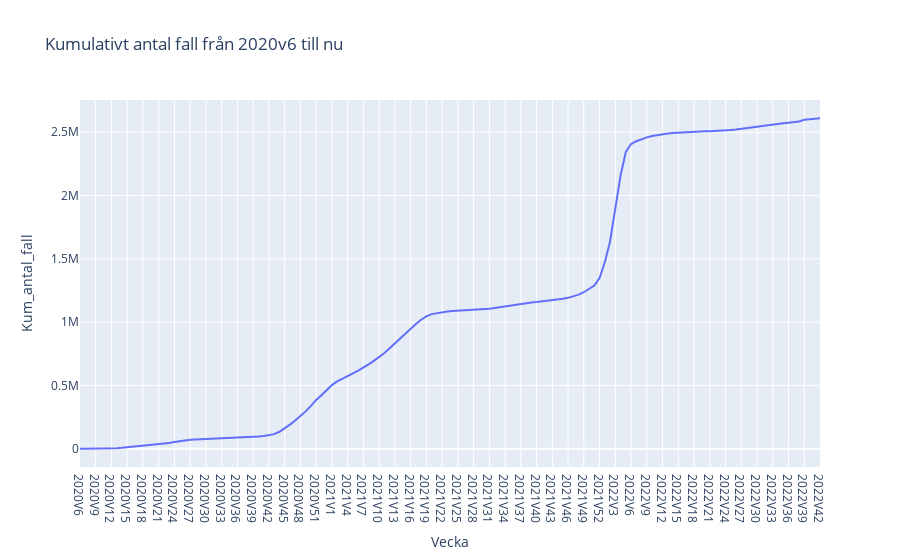

The notebook cell saved with this chart:
### Code cell
# använda plotly
fig = px.line(
    df, x="Vecka", y="Kum_antal_fall", title="Kumulativt antal fall från 2020v6 till nu"
)
fig.show()
# fig.write_html("uppgift 1f.html", auto_open = True)

### Figure 1 — Plotly figure (JSON) as saved in the notebook; plotly's stock layout.template omitted (floating-point values rounded to 4 significant figures; data arrays with more than 128 entries replaced by an {"elided": "..."} marker saying what was removed)
{"data": [{"hovertemplate": "Vecka=%{x}<br>Kum_antal_fall=%{y}<extra></extra>", "legendgroup": "", "line": {"color": "#636efa", "dash": "solid"}, "marker": {"symbol": "circle"}, "mode": "lines", "name": "", "orientation": "v", "showlegend": false, "type": "scatter", "x": {"elided": "142 str values"}, "xaxis": "x", "y": {"elided": "142 int values"}, "yaxis": "y"}], "layout": {"legend": {"tracegroupgap": 0}, "title": {"text": "Kumulativt antal fall från 2020v6 till nu"}, "xaxis": {"anchor": "y", "domain": [0, 1], "title": {"text": "Vecka"}}, "yaxis": {"anchor": "x", "domain": [0, 1], "title": {"text": "Kum_antal_fall"}}}}
